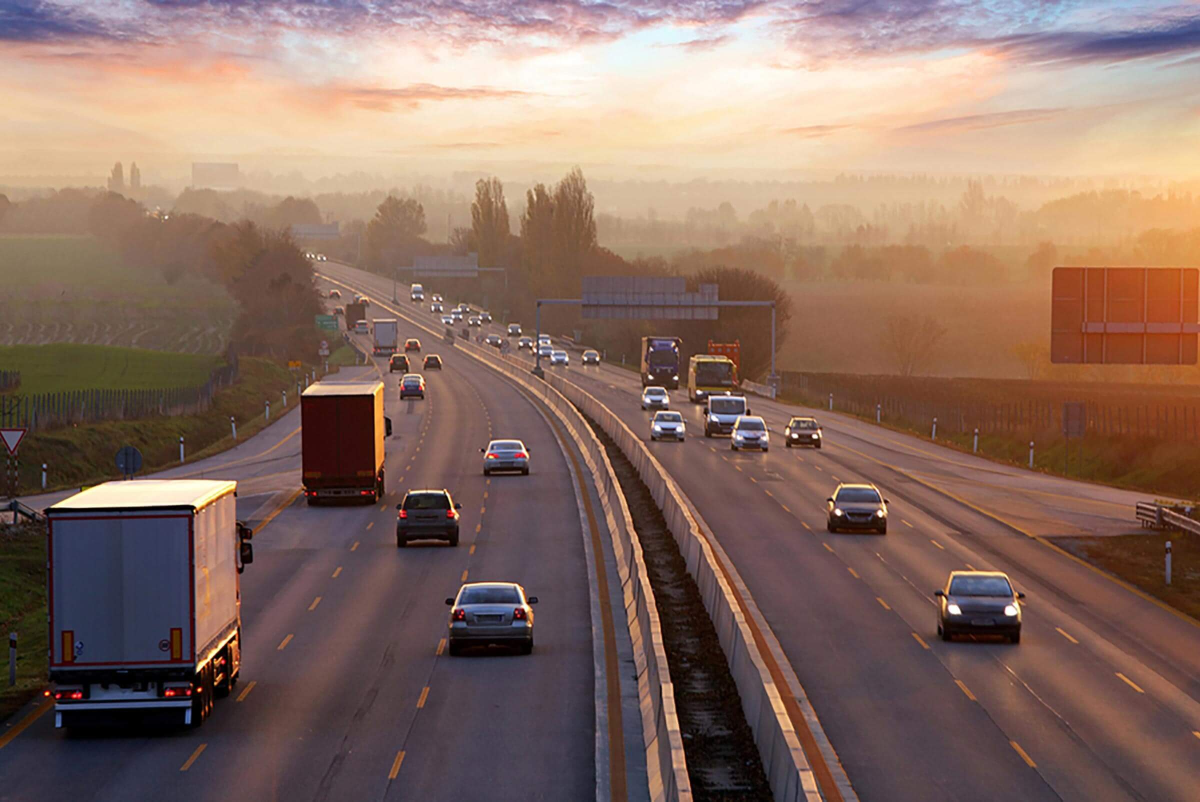
#> input picture 3- Image Processing ( 3 Sprints )/Sprint 8/Task 2/Images/road.jpg, 2400 x 1603 px (shown at 1/2 size)
$ jupyter execute S8_T2.ipynb   (shell and % lines are left out)
#> lines starting #> are read from the running program, lines starting #| are printed output that depends on the picture; after the words box and inside, x2 and y2 are one past the last pixel; in counts of white or black regions, pixels touching at a corner belong together
### 1. Image Resizing using OpenCV

[cell 1]
import cv2
import numpy as np
import matplotlib.pyplot as plt

# cv2.imread(path, flag)
img = cv2.imread("Images/road.jpg")
#> img is the input picture: shape (1603, 2400, 3); mean B, G, R 98.4, 109.4, 136.3

# convert image from BGR format to RGB format
img = cv2.cvtColor(img, cv2.COLOR_BGR2RGB)

print('Original Dimensions : ',img.shape)
#| Original Dimensions :  (1603, 2400, 3)

# cv2.resize(src, dsize, dst, fx, fy, interpolation)
half = cv2.resize(img, (0, 0), fx = 0.1, fy = 0.1, interpolation = cv2.INTER_AREA)
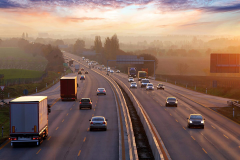
#> half: shape (160, 240, 3); mean R, G, B 136.4, 109.5, 98.4

bigger = cv2.resize(img, (1050, 1610), interpolation = cv2.INTER_NEAREST)
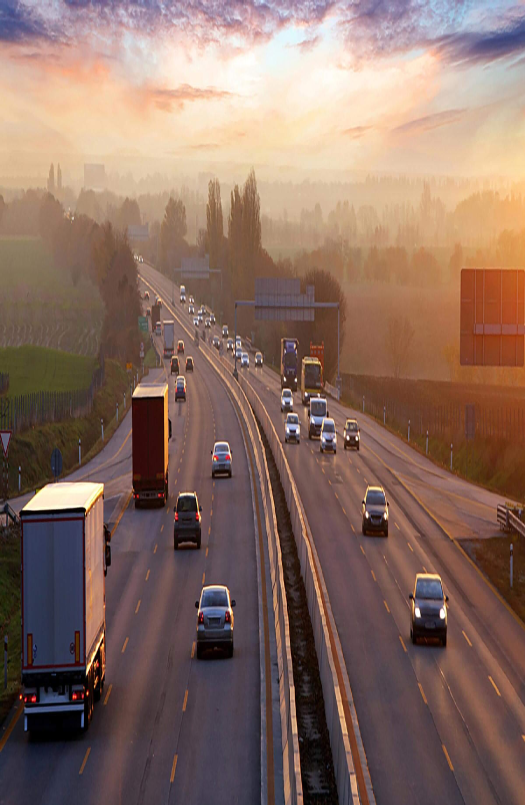
#> bigger: shape (1610, 1050, 3) (shown at 1/2 size); mean R, G, B 136.2, 109.4, 98.4

stretch_near = cv2.resize(img, (780, 540), interpolation = cv2.INTER_NEAREST)
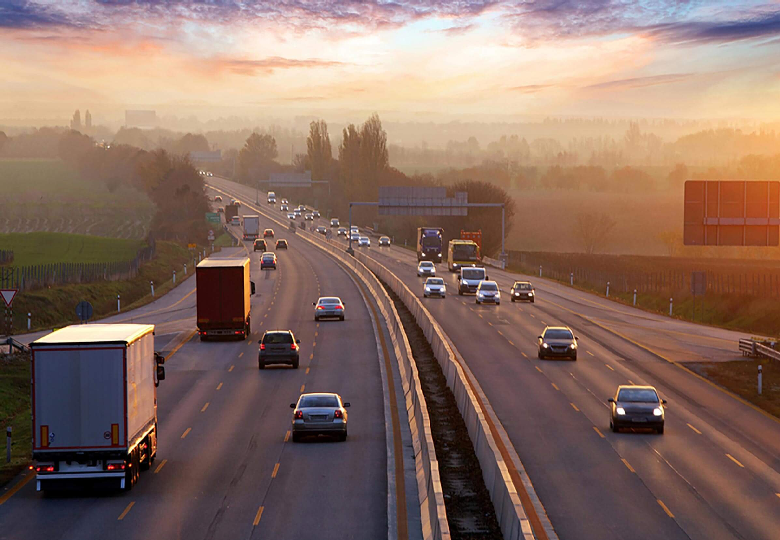
#> stretch_near: shape (540, 780, 3); mean R, G, B 136.3, 109.4, 98.5

f, (ax1, ax2, ax3, ax4) = plt.subplots(1, 4, figsize=(20,20))
ax1.set_title('Original')
ax1.imshow(img)
ax2.set_title('Half')
ax2.imshow(half)
ax3.set_title('Bigger')
ax3.imshow(bigger)
ax4.set_title('Interpolation Nearest')
ax4.imshow(stretch_near)
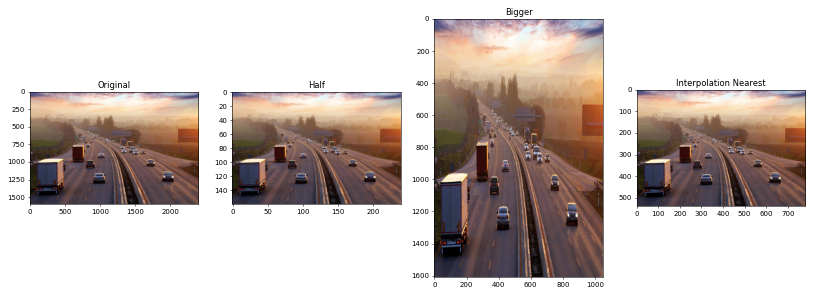
#> figure drawn by matplotlib, 4 panels

### 2. Scaling an Image

   - Scaling operation increases/reduces size of an image.

[cell 2]
import cv2
import numpy as np
import matplotlib.pyplot as plt

FILE_NAME = 'Images/road.jpg'
try:
    # Read image from disk.
    img = cv2.imread(FILE_NAME)

    # convert image from BGR format to RGB format
    img = cv2.cvtColor(img, cv2.COLOR_BGR2RGB)

    # Get number of pixel horizontally and vertically.
    (height, width) = img.shape[:2]
#> height = 1603; width = 2400

    # Specify the size of image along with interploation methods.
    # cv2.INTER_AREA is used for shrinking, whereas cv2.INTER_CUBIC is used for zooming.
    # # cv2.resize(src, dsize, dst, fx, fy, interpolation)
    res = cv2.resize(img, (int(width / 2), int(height / 2)), interpolation = cv2.INTER_AREA)

    # Write image back to disk.
    # cv2.imwrite('result.jpg', res)

    f, (ax1, ax2) = plt.subplots(1, 2, figsize=(20,20))
    ax1.set_title('Original')
    ax1.imshow(img)
    ax2.set_title('Scaled')
    ax2.imshow(res)
except IOError:
    print ('Error while reading files !!!')

### 3. Rotating an image

   - Images can be rotated to any degree clockwise or otherwise.
   - We just need to define rotation matrix listing rotation point, degree of rotation and the scaling factor.

[cell 3]
import cv2
import numpy as np
import matplotlib.pyplot as plt


FILE_NAME = 'Images/road.jpg'
try:
    # Read image from the disk.
    img = cv2.imread(FILE_NAME)

    # convert image from BGR format to RGB format
    img = cv2.cvtColor(img, cv2.COLOR_BGR2RGB)

    # Shape of image in terms of pixels.
    (rows, cols) = img.shape[:2]
#> rows = 1603; cols = 2400

    # getRotationMatrix2D creates a matrix needed for transformation.
    # We want matrix for rotation w.r.t center to 45 degree without scaling.
    # cv2.getRotationMatrix2D(center, angle, scale)
    '''
     The function calculates the following matrix:

       [α   β   (1−α)⋅center.x−β⋅center.y
       -β  α   β⋅center.x+(1−α)⋅center.y]

     where: α = scale⋅cos(angle), β = scale⋅sin(angle)
    '''
    matrix = cv2.getRotationMatrix2D((cols / 2, rows / 2), 45, 1)

    # cv2.warpAffine(src, Matrix, dsize, dst, flags, borderMode, borderValue)
    res = cv2.warpAffine(img, matrix, (cols, rows))
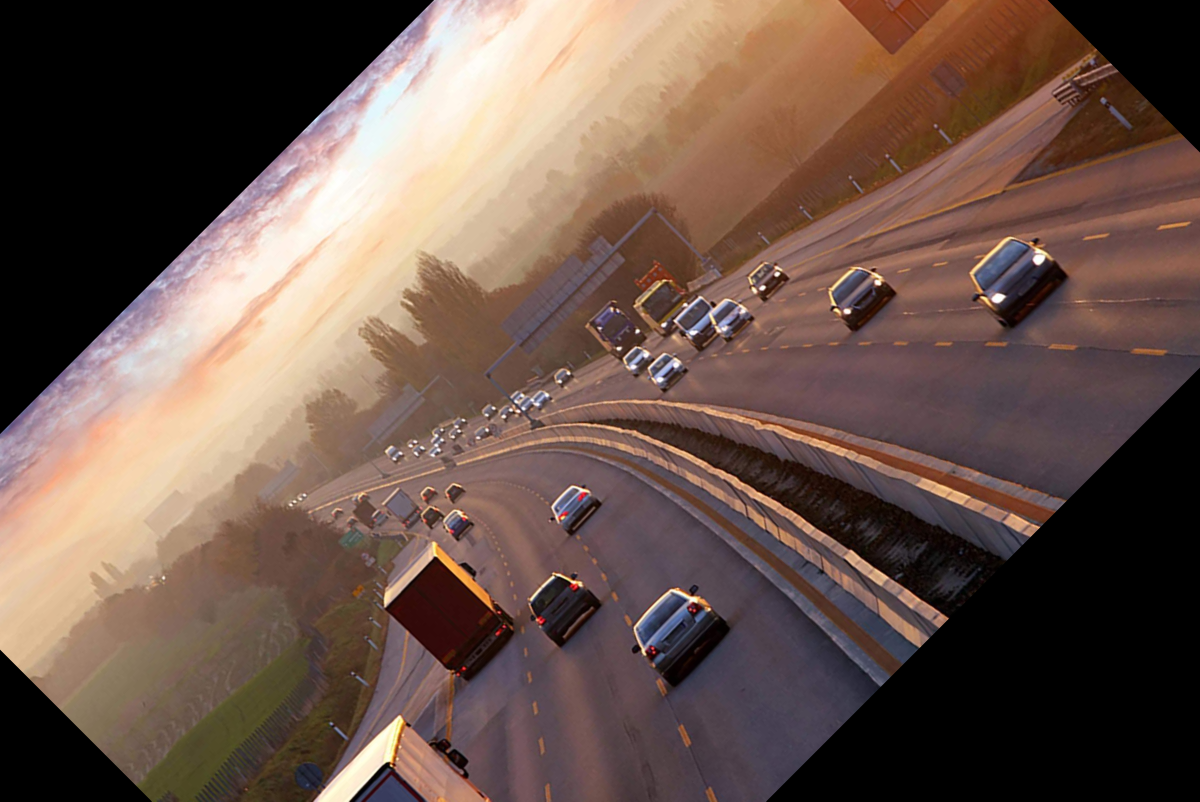
#> res: shape (1603, 2400, 3) (shown at 1/2 size); mean R, G, B 107.2, 85.4, 76

    # Write image back to disk.
    # cv2.imwrite('result.jpg', res)

    f, (ax1, ax2) = plt.subplots(1, 2, figsize=(20,20))
    ax1.set_title('Original')
    ax1.imshow(img)
    ax2.set_title('Rotated')
    ax2.imshow(res)

except IOError:
    print ('Error while reading files !!!')

### 4. Translating an Image

   - Translating an image means shifting it within a given frame of reference.

[cell 4]
import cv2
import numpy as np
import matplotlib.pyplot as plt

FILE_NAME = 'Images/road.jpg'
# Create translation matrix.
# If the shift is (x, y) then matrix would be
# M = [1 0 x]
#     [0 1 y]
# Let's shift by (100, 50).
matrix = np.float32([[1, 0, 100], [0, 1, 50]])

try:

    # Read image from disk.
    img = cv2.imread(FILE_NAME)

    # convert image from BGR format to RGB format
    img = cv2.cvtColor(img, cv2.COLOR_BGR2RGB)

    (rows, cols) = img.shape[:2]

    # warpAffine does appropriate shifting given the
    # translation matrix.
    # cv2.warpAffine(src, Matrix, dsize, dst, flags, borderMode, borderValue)
    res = cv2.warpAffine(img, matrix, (cols, rows), borderValue= 70)
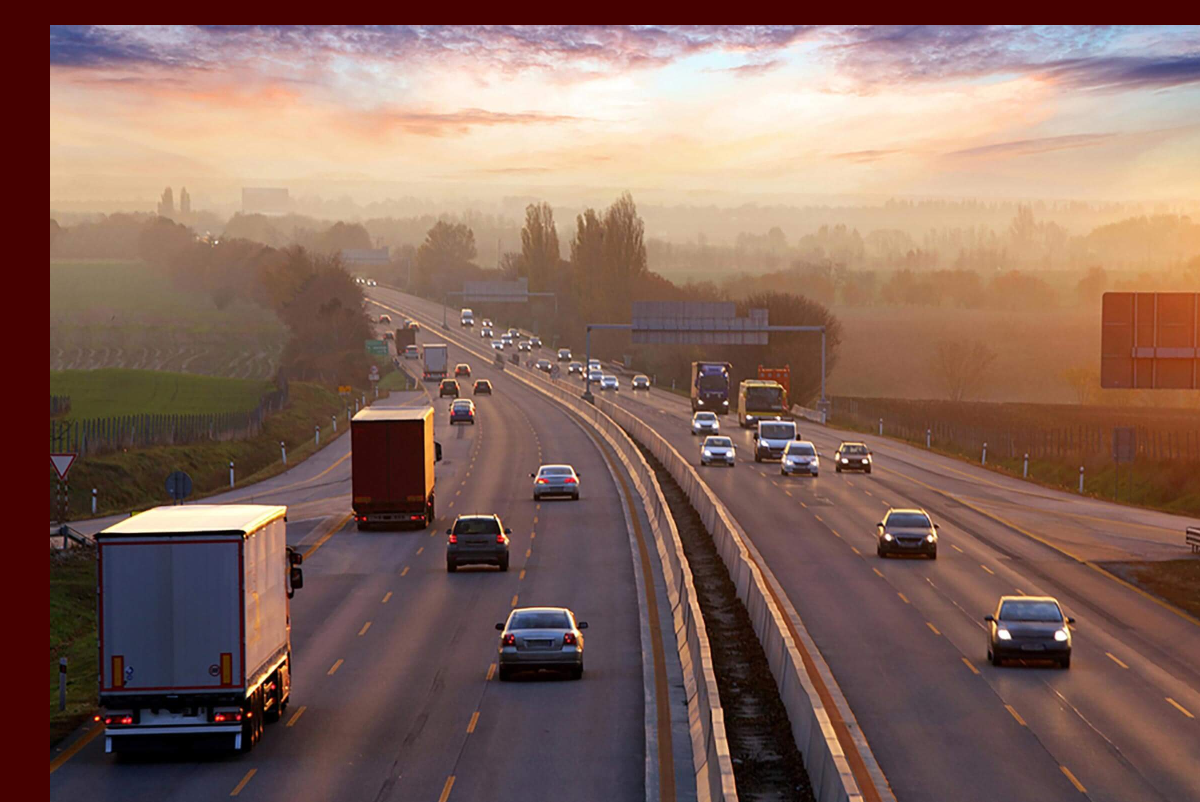
#> res: shape (1603, 2400, 3) (shown at 1/2 size); mean R, G, B 133, 103.3, 93.1

    # Write image back to disk.
    # cv2.imwrite('result.jpg', res)

    f, (ax1, ax2) = plt.subplots(1, 2, figsize=(20,20))
    ax1.set_title('Original')
    ax1.imshow(img)
    ax2.set_title('Translated')
    ax2.imshow(res)
except IOError:
    print ('Error while reading files !!!')

### 5. Edge detection in an Image

  - The process of image detection involves detecting sharp edges in the image.
  - This edge detection is essential in context of image recognition or object localization/detection.
  - There are several algorithms for detecting edges due to it’s wide applicability.
  - We’ll be using one such algorithm known as **Canny Edge Detection**.

[cell 5]
import cv2
import numpy as np
import matplotlib.pyplot as plt

FILE_NAME = 'Images/brain_MR.jpg'
try:
    # Read image from disk.
    img = cv2.imread(FILE_NAME)
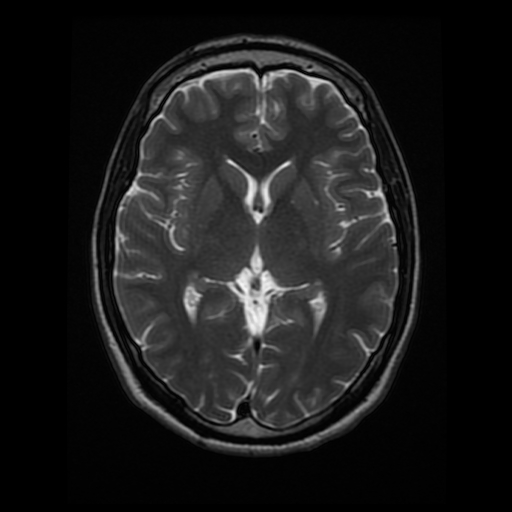
#> input picture 3- Image Processing ( 3 Sprints )/Sprint 8/Task 2/Images/brain_MR.jpg, 512 x 512 px
#> img is the input picture: shape (512, 512, 3); min 0, max 247, mean 26.9

    # Change color to RGB (from BGR)
    img = cv2.cvtColor(img, cv2.COLOR_BGR2RGB)

    # Canny edge detection.
    # edges = cv.Canny( image, threshold1, threshold2, edges, apertureSize, L2gradient)
    # apertureSize --> It is the size of Sobel kernel used for find image gradients. By default it is 3.
    # L2gradient --> specifies the equation for finding gradient magnitude
    edges = cv2.Canny(img, 100, 200)
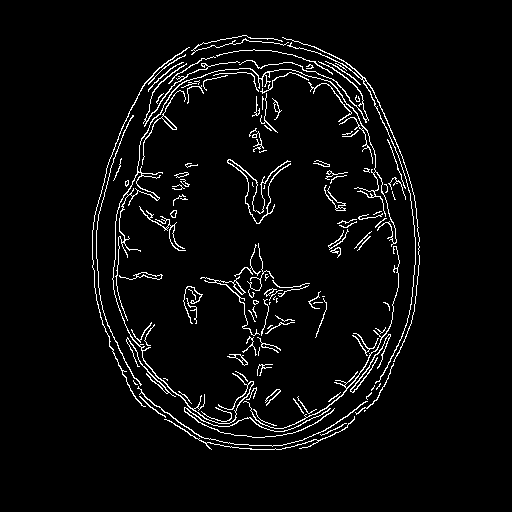
#> edges: shape (512, 512); 4.1% white in thin lines or dots, all inside (x1, y1, x2, y2) = (92, 35, 420, 450)

    # Write image back to disk.
    # cv2.imwrite('result.jpg', edges)

    f, (ax1, ax2) = plt.subplots(1, 2, figsize=(20,20))
    ax1.set_title('Original')
    ax1.imshow(img, cmap='gray')
    ax2.set_title('edges')
    ax2.imshow(edges, cmap='gray')

except IOError:
    print ('Error while reading files !!!')

### 6. Image blurring using OpenCV

[cell 6]
import cv2
import numpy as np
import matplotlib.pyplot as plt

img = cv2.imread('Images/brain_MR.jpg')

# Change color to RGB (from BGR)
img = cv2.cvtColor(img, cv2.COLOR_BGR2RGB)

cv2.imshow('Original Image', img)
cv2.waitKey(0)

# Gaussian Blur
# GaussianBlur(src, ksize, sigmaX, dst, sigmaY, borderType)
# x' = (x - gaussian_weighted_average) / std_deviation
# x' --> image results
Gaussian = cv2.GaussianBlur(img, (7, 7), 0)
cv2.imshow('Gaussian Blurring', Gaussian)
cv2.waitKey(0)

# Median Blur
# medianBlur(src, dst, ksize)
median = cv2.medianBlur(img, 5)
cv2.imshow('Median Blurring', median)
cv2.waitKey(0)

# Bilateral Blur
# bilateralFilter(src, d, sigmaColor, sigmaSpace, dst, borderType)
bilateral = cv2.bilateralFilter(img, 9, 75, 75)
cv2.imshow('Bilateral Blurring', bilateral)
cv2.waitKey(0)
cv2.destroyAllWindows()

f, (ax1, ax2, ax3, ax4) = plt.subplots(1, 4, figsize=(20,20))
ax1.set_title('Original Image')
ax1.imshow(img, cmap='gray')
ax2.set_title('Gaussian Blurring')
ax2.imshow(Gaussian, cmap='gray')
ax3.set_title('Median Blurring')
ax3.imshow(median, cmap='gray')
ax4.set_title('Bilateral Blurring')
ax4.imshow(bilateral, cmap='gray')
